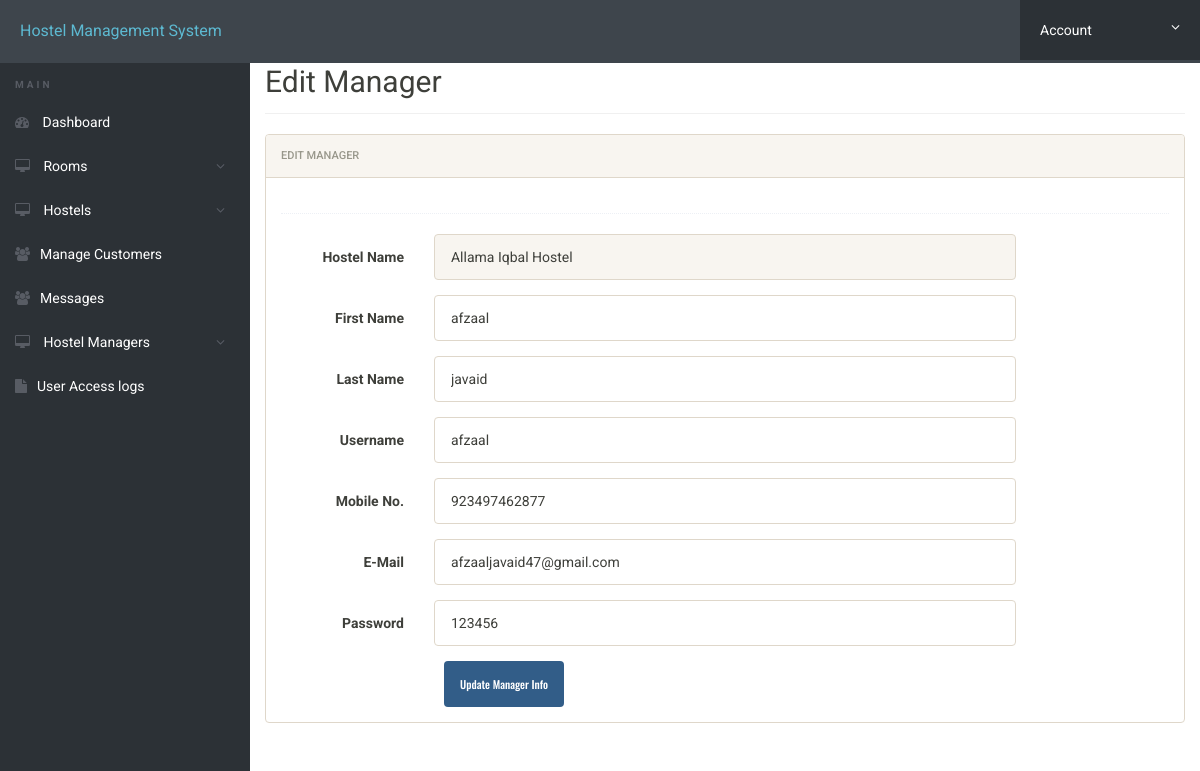
Screenshot of /Hostel/admin/edit-manager.php?id=6 (signed in) with the database file from the repository.
### tables this page shows
CREATE TABLE `hostel` (
  `Hostel_id` int(10) NOT NULL,
  `Hostel_name` varchar(255) NOT NULL,
  `No_of_rooms` varchar(255) DEFAULT NULL,
  `address` varchar(255) NOT NULL,
  `type` varchar(10) NOT NULL,
  `status` varchar(100) NOT NULL DEFAULT 'pending'
);

CREATE TABLE `hostel_manager` (
  `Hostel_man_id` int(10) NOT NULL,
  `Username` varchar(255) NOT NULL,
  `Fname` varchar(255) NOT NULL,
  `Lname` varchar(255) NOT NULL,
  `Mob_no` varchar(255) NOT NULL,
  `email` varchar(255) NOT NULL,
  `Hostel_id` int(10) NOT NULL,
  `Pwd` varchar(100) NOT NULL,
  `Isadmin` tinyint(1) DEFAULT '0'
);

### Hostel/admin/edit-manager.php (the view, shortened to what this page needs)
<?php
include('includes/config.php');
$con=mysqli_connect("localhost","root","","hostel");
$id=$_GET['id'];
?>
<!doctype html>
<html lang="en" class="no-js">
<head>
<link rel="stylesheet" href="css/font-awesome.min.css">
<link rel="stylesheet" href="css/bootstrap.min.css">
<link rel="stylesheet" href="css/dataTables.bootstrap.min.css">>
<link rel="stylesheet" href="css/bootstrap-social.css">
<link rel="stylesheet" href="css/bootstrap-select.css">
<link rel="stylesheet" href="css/fileinput.min.css">
<link rel="stylesheet" href="css/awesome-bootstrap-checkbox.css">
<link rel="stylesheet" href="css/style.css">
</head>
<body>
<?php include('includes/header.php');?>
<div class="ts-main-content">
<?php include('includes/sidebar.php');?>
<div class="content-wrapper">
<div class="container-fluid">
<div class="row">
<div class="col-md-12">
<h2 class="page-title">Edit Manager</h2>
<div class="row">
<div class="col-md-12">
<div class="panel panel-default">
<div class="panel-heading">Edit Manager</div>
<div class="panel-body">
<form method="post" class="form-horizontal">
<?php
$sql="SELECT * FROM `hostel_manager` WHERE `Hostel_man_id`='$id'";
$run=mysqli_query($con,$sql);
$data=mysqli_fetch_assoc($run);
$hid=$data['Hostel_id'];
$sql="SELECT * FROM `hostel` WHERE `Hostel_id`='$hid'";
$run=mysqli_query($con,$sql);
$data=mysqli_fetch_assoc($run);
$hnam=$data['Hostel_name'];
?>
<div class="hr-dashed"></div>
<div class="form-group">
<label class="col-sm-2 control-label">Hostel Name </label>
<div class="col-sm-8">
<input type="text" name="hname" class="form-control" readonly="" value="<?php echo $hnam;?>">
</div>
</div>
<?php
$id=$_GET['id'];
$ret="SELECT * FROM `hostel_manager` WHERE `Hostel_man_id`=? ";
$stmt= $mysqli->prepare($ret) ;
$stmt->bind_param('i',$id);
$stmt->execute() ;
$res=$stmt->get_result();
while($row=$res->fetch_object())
{
?>
<div class="form-group">
<label class="col-sm-2 control-label">First Name</label>
<div class="col-sm-8">
<input type="text" class="form-control" name="fname" id="cns" value="<?php echo $row->Fname;?>">
</div>
</div>
<div class="form-group">
<label class="col-sm-2 control-label">Last Name</label>
<div class="col-sm-8">
<input type="text" class="form-control" name="lname" id="cns" value="<?php echo $row->Lname;?>">
</div>
</div>
<div class="form-group">
<label class="col-sm-2 control-label">Username</label>
<div class="col-sm-8">
<input type="text" class="form-control" name="uname" id="cns" value="<?php echo $row->Username;?>">
</div>
</div>
<div class="form-group">
<label class="col-sm-2 control-label">Mobile No.</label>
<div class="col-sm-8">
<input type="text" class="form-control" name="mobile" id="cns" value="<?php echo $row->Mob_no;?>">
</div>
</div>
<div class="form-group">
<label class="col-sm-2 control-label">E-Mail</label>
<div class="col-sm-8">
<input type="text" class="form-control" name="email" value="<?php echo $row->email;?>">
</div>
</div>
<div class="form-group">
<label class="col-sm-2 control-label">Password</label>
<div class="col-sm-8">
<input type="text" class="form-control" name="password" value="<?php echo $row->Pwd;?>">
</div>
</div>
<?php
}
?>
<div class="col-sm-8 col-sm-offset-2">
<input class="btn btn-primary" type="submit" name="submit" value="Update Manager Info">
</div>
</div>
</div>
</div>
</div>
</div>
</div>
</div>
</div>
</div>
</body>
</html>

### Hostel/admin/css/style.css (style rules this page uses)
html { font-size: 14px; }
@media only screen and (min-width: 480px) { html { font-size: 17px; } }
@media only screen and (min-width: 768px) { html { font-size: 14px; } }
body { font-size: 1em; }
.btn { font-family: 'Oswald', sans-serif; }
.hr-dashed { background-color: transparent; border-top: 1px dotted #edf0f5; color: transparent; height: 1px; margin: 20px 0; }
.panel { overflow: hidden; }
.btn { text-transform: none; }
.page-title { padding-bottom: 15px; margin-bottom: 20px; border-bottom: 1px solid #f0f0f0; }
.ts-main-content .content-wrapper { padding-top: 15px; margin-top: 10px; }
@media only screen and (min-width: 992px) { .ts-main-content .content-wrapper { margin-left: 250px; } }

### rows the page displays
hostel: hname "Allama Iqbal Hostel"
hostel_manager: fname "afzaal", lname "javaid", uname "afzaal", mobile "923497462877", email "afzaaljavaid47@gmail.com", password "123456"
